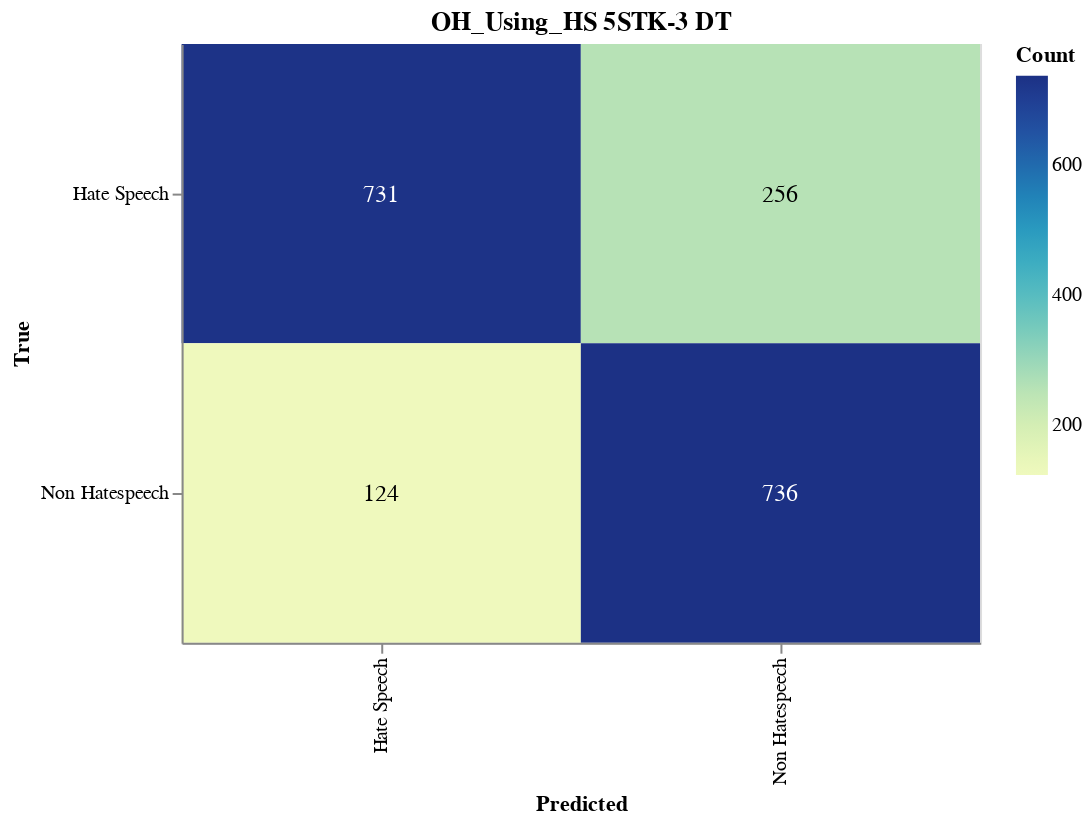

Notebook code for this chart:
### Markdown cell above
#### Save CM

### Code cell
import altair as alt
import altair_saver
import pandas as pd
from sklearn.metrics import confusion_matrix

# Calculate the confusion matrix
cm = confusion_matrix(y_val, adjusted_predictions)

# Define class names
class_names = ['Hate Speech', 'Non Hatespeech']

# Convert confusion matrix to DataFrame
cm_df = pd.DataFrame(cm, index=class_names, columns=class_names).reset_index().melt(id_vars='index')
cm_df.columns = ['True', 'Predicted', 'Count']

# Ensure the order of categories
cm_df['True'] = pd.Categorical(cm_df['True'], categories=class_names, ordered=True)
cm_df['Predicted'] = pd.Categorical(cm_df['Predicted'], categories=class_names, ordered=True)

# Create the Altair plot
heatmap = alt.Chart(cm_df).mark_rect().encode(
    x=alt.X('Predicted:O', sort=class_names),
    y=alt.Y('True:O', sort=class_names),
    color='Count:Q',
    tooltip=['True', 'Predicted', 'Count']
).properties(
    width=400,
    height=300,
    title='OH_Using_HS 5STK-3 DT'
)

# Add text labels
text = heatmap.mark_text(
    align='center',
    baseline='middle',
    fontSize=12
).encode(
    text='Count:Q',
    color=alt.condition(
        alt.datum.Count > cm.max() / 2,
        alt.value('white'),
        alt.value('black')
    )
)

# Combine heatmap and text
final_chart = heatmap + text

# Display the plot
final_chart.show()

### Figure 1 — Vega-Lite specification as saved in the notebook (floating-point values rounded to 4 significant figures)
{"config": {"view": {"continuousWidth": 300, "continuousHeight": 300}}, "layer": [{"mark": {"type": "rect"}, "encoding": {"color": {"field": "Count", "type": "quantitative"}, "tooltip": [{"field": "True", "type": "ordinal"}, {"field": "Predicted", "type": "ordinal"}, {"field": "Count", "type": "quantitative"}], "x": {"field": "Predicted", "sort": ["Hate Speech", "Non Hatespeech"], "type": "ordinal"}, "y": {"field": "True", "sort": ["Hate Speech", "Non Hatespeech"], "type": "ordinal"}}, "title": "OH_Using_HS 5STK-3 DT"}, {"mark": {"type": "text", "align": "center", "baseline": "middle", "fontSize": 12}, "encoding": {"color": {"condition": {"test": "(datum.Count > 368.0)", "value": "white"}, "value": "black"}, "text": {"field": "Count", "type": "quantitative"}, "tooltip": [{"field": "True", "type": "ordinal"}, {"field": "Predicted", "type": "ordinal"}, {"field": "Count", "type": "quantitative"}], "x": {"field": "Predicted", "sort": ["Hate Speech", "Non Hatespeech"], "type": "ordinal"}, "y": {"field": "True", "sort": ["Hate Speech", "Non Hatespeech"], "type": "ordinal"}}, "title": "OH_Using_HS 5STK-3 DT"}], "data": {"name": "data-cfaae2ef3e434502598945e68094b8c4"}, "height": 300, "width": 400, "$schema": "https://vega.github.io/schema/vega-lite/v5.17.0.json", "datasets": {"data-cfaae2ef3e434502598945e68094b8c4": [{"True": "Hate Speech", "Predicted": "Hate Speech", "Count": 731}, {"True": "Non Hatespeech", "Predicted": "Hate Speech", "Count": 124}, {"True": "Hate Speech", "Predicted": "Non Hatespeech", "Count": 256}, {"True": "Non Hatespeech", "Predicted": "Non Hatespeech", "Count": 736}]}}
